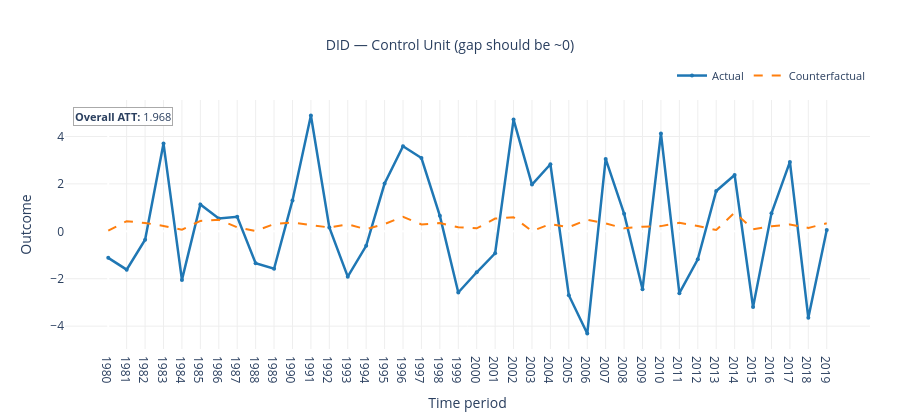

Notebook code for this chart:
### Markdown cell above
### 1c. DID — actual vs counterfactual (control unit, for sanity check)

### Code cell
fig = res_did.plot_actual_vs_counterfactual(
    unit=control_units[0],
    unit_label=f'Control Unit {control_units[0]}',
    time_labels=[str(y) for y in years],
    title='DID — Control Unit (gap should be ~0)'
)
fig.show()

### Figure 1 — Plotly figure (JSON) as saved in the notebook; plotly's stock layout.template omitted (floating-point values rounded to 4 significant figures)
{"data": [{"hovertemplate": "t=%{x}  actual=%{y:.4g}<extra></extra>", "line": {"color": "#1f77b4", "width": 2.5}, "marker": {"size": 4}, "mode": "lines+markers", "name": "Actual", "type": "scatter", "x": [0, 1, 2, 3, 4, 5, 6, 7, 8, 9, 10, 11, 12, 13, 14, 15, 16, 17, 18, 19, 20, 21, 22, 23, 24, 25, 26, 27, 28, 29, 30, 31, 32, 33, 34, 35, 36, 37, 38, 39], "y": [-1.119, -1.618, -0.3555, 3.699, -2.049, 1.13, 0.5381, 0.6144, -1.343, -1.581, 1.304, 4.887, 0.1647, -1.912, -0.6112, 2.014, 3.585, 3.09, 0.6512, -2.58, -1.728, -0.9253, 4.712, 1.972, 2.829, -2.695, -4.312, 3.053, 0.7441, -2.441, 4.13, -2.611, -1.182, 1.699, 2.375, -3.192, 0.7582, 2.926, -3.651, 0.05691]}, {"hovertemplate": "t=%{x}  counterfactual=%{y:.4g}<extra></extra>", "line": {"color": "#ff7f0e", "dash": "dash", "width": 2}, "mode": "lines", "name": "Counterfactual", "type": "scatter", "x": [0, 1, 2, 3, 4, 5, 6, 7, 8, 9, 10, 11, 12, 13, 14, 15, 16, 17, 18, 19, 20, 21, 22, 23, 24, 25, 26, 27, 28, 29, 30, 31, 32, 33, 34, 35, 36, 37, 38, 39], "y": [0.02552, 0.4273, 0.3526, 0.2269, 0.06767, 0.4387, 0.4904, 0.1684, 0.01547, 0.3064, 0.3706, 0.2739, 0.1612, 0.2921, 0.08751, 0.3081, 0.6149, 0.2921, 0.3449, 0.1732, 0.126, 0.539, 0.5913, 0.008298, 0.3085, 0.1724, 0.4888, 0.3336, 0.1253, 0.1947, 0.2189, 0.3556, 0.2225, 0.05692, 0.7856, 0.08799, 0.2092, 0.2868, 0.1433, 0.3378]}], "layout": {"annotations": [{"align": "left", "bgcolor": "rgba(255,255,255,0.90)", "bordercolor": "#aaaaaa", "borderwidth": 1, "font": {"size": 11}, "showarrow": false, "text": "<b>Overall ATT:</b> 1.968", "x": 0.01, "xanchor": "left", "xref": "paper", "y": 0.97, "yanchor": "top", "yref": "paper"}], "height": 420, "hovermode": "x unified", "legend": {"font": {"size": 11}, "orientation": "h", "x": 1, "xanchor": "right", "y": 1.04, "yanchor": "bottom"}, "margin": {"b": 55, "l": 65, "r": 30, "t": 100}, "paper_bgcolor": "white", "plot_bgcolor": "white", "title": {"font": {"size": 14}, "text": "DID — Control Unit (gap should be ~0)", "x": 0.5, "xanchor": "center"}, "xaxis": {"gridcolor": "#eeeeee", "showgrid": true, "ticktext": ["1980", "1981", "1982", "1983", "1984", "1985", "1986", "1987", "1988", "1989", "1990", "1991", "1992", "1993", "1994", "1995", "1996", "1997", "1998", "1999", "2000", "2001", "2002", "2003", "2004", "2005", "2006", "2007", "2008", "2009", "2010", "2011", "2012", "2013", "2014", "2015", "2016", "2017", "2018", "2019"], "tickvals": [0, 1, 2, 3, 4, 5, 6, 7, 8, 9, 10, 11, 12, 13, 14, 15, 16, 17, 18, 19, 20, 21, 22, 23, 24, 25, 26, 27, 28, 29, 30, 31, 32, 33, 34, 35, 36, 37, 38, 39], "title": {"text": "Time period"}}, "yaxis": {"gridcolor": "#eeeeee", "showgrid": true, "title": {"text": "Outcome"}}}}
